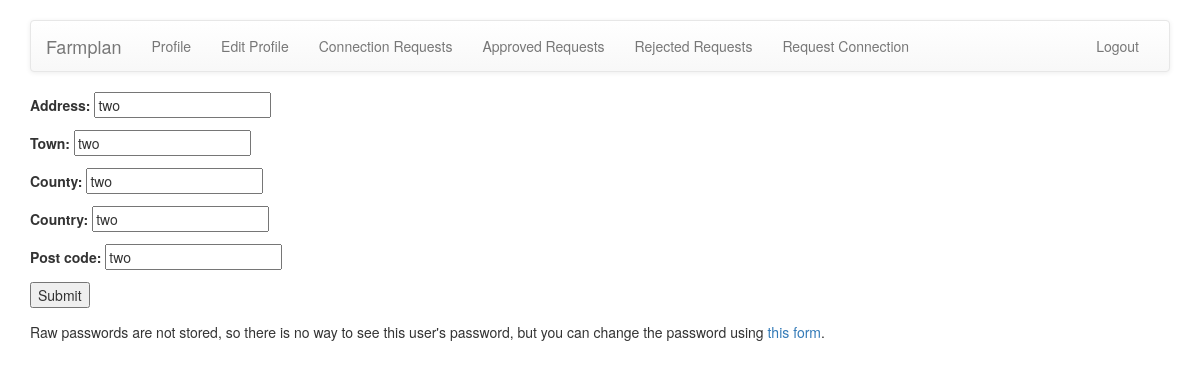
Page /accounts/profile/edit (signed in) on the earlier database version.
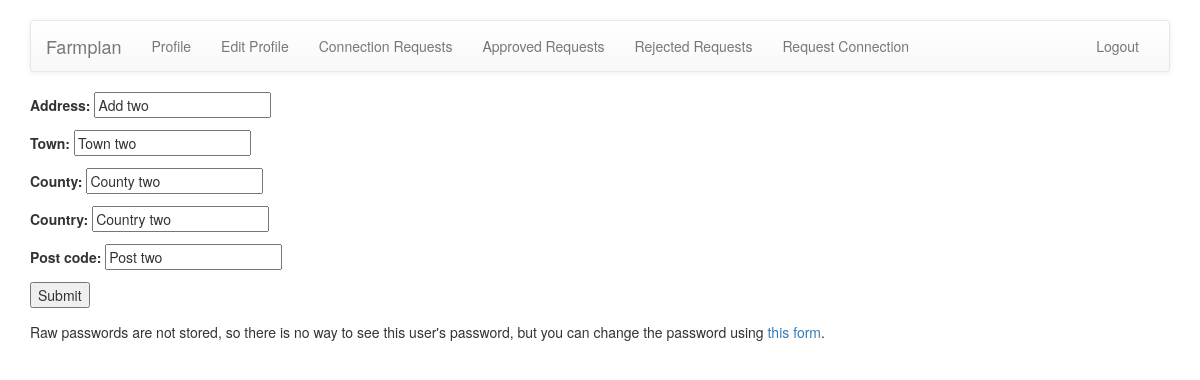
Same page on the later database version.
### accounts/models.py (models this page shows)
class Profile(models.Model):
    user = models.OneToOneField(FarmUser, on_delete=models.CASCADE)
    address = models.CharField(max_length=100, default='')
    town = models.CharField(max_length=50, default='')
    county = models.CharField(max_length=50, default='')
    country = models.CharField(max_length=30, default='')
    post_code = models.CharField(max_length=10, default='')

### accounts/views.py (the view)
@login_required
def edit_profile(request):
    if request.user.is_admin:
        return HttpResponse('<h1>Page not found</h1>')
    else:
        data = get_object_or_404(Profile, user=request.user)
        if request.method == 'POST':
            form = EditProfileForm(request.POST, instance=data)
            if form.is_valid():
                form.save()
                return redirect('/accounts/profile')
        else:
            form = EditProfileForm(instance=data)
        return render(request, 'accounts/edit_profile.html', {'form' : form})

### accounts/forms.py
class EditProfileForm(forms.ModelForm):
    class Meta:
        model = Profile
        fields = (
            'address',
            'town',
            'county',
            'country',
            'post_code',
        )

### accounts/templates/accounts/edit_profile.html (shortened to what this page needs)
{% extends 'base.html' %}
{% block body %}
<div class="container">
    <form method="post">
        {{ form.as_p }}
        <button type="submit">Submit</button>
    </form>
    <p>Raw passwords are not stored, so there is no way to see this user's password, but you can change the password using <a href="{% url 'accounts:change_password' %}">this form</a>.</p>
</div>
{% endblock %}

Differences in the rows shown:
changed Profile: address "two" → "Add two"; town "two" → "Town two"; county "two" → "County two"; country "two" → "Country two"; post_code "two" → "Post two"
